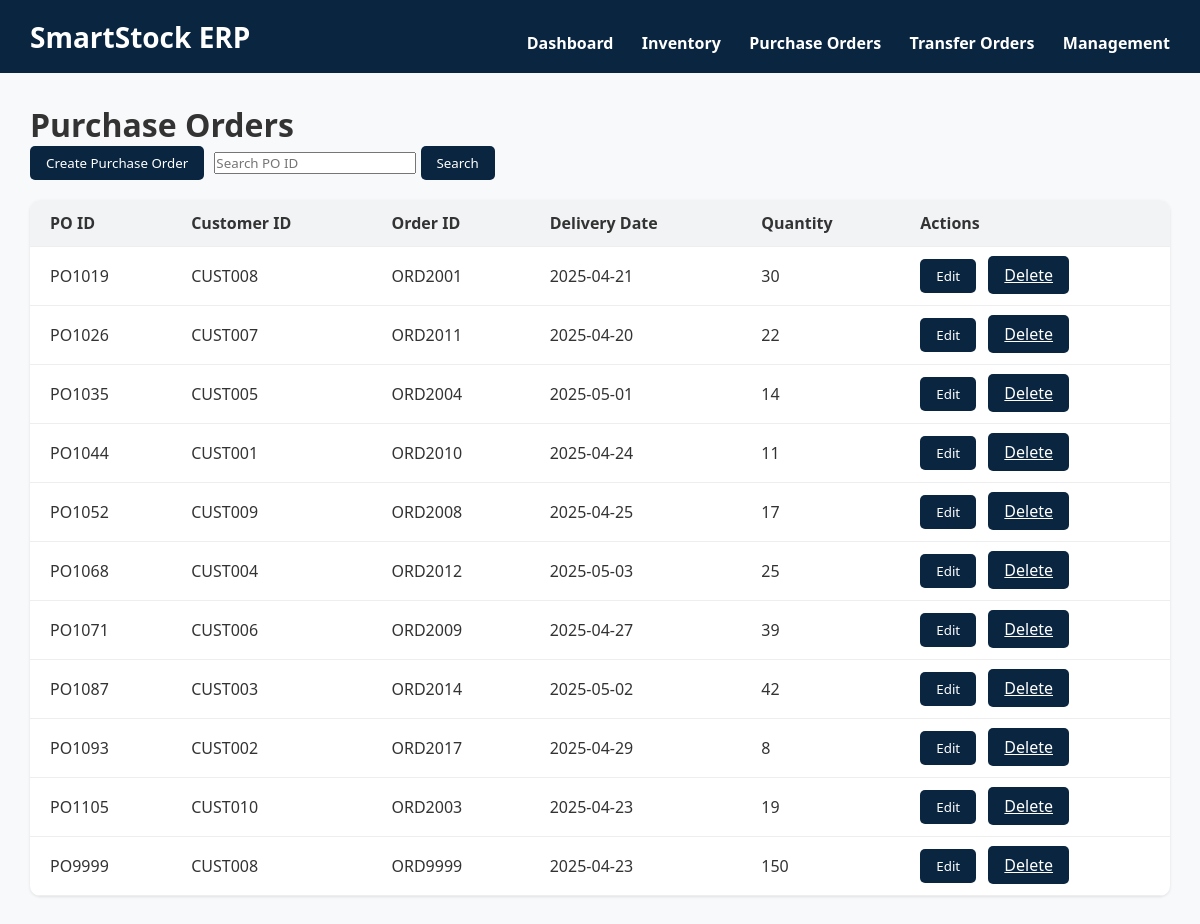
The page /purchaseorder.php on the database its author committed.
### tables this page shows
CREATE TABLE purchaseorders (
  POID varchar(10) NOT NULL,
  CustomerID varchar(10) DEFAULT NULL,
  OrderID varchar(10) DEFAULT NULL,
  DeliveryDate date DEFAULT NULL,
  Quantity int(11) DEFAULT NULL,
  PRIMARY KEY (POID),
  KEY CustomerID (CustomerID),
  CONSTRAINT purchaseorders_ibfk_1 FOREIGN KEY (CustomerID) REFERENCES customer (CustomerID) ON DELETE SET NULL
);

### purchaseorder.php (the view, shortened to what this page needs)
<?php
$conn = new mysqli("localhost", "root", "", "smartstock");
?>
<!DOCTYPE html>
<html lang="en">
<head>
    <link rel="stylesheet" href="style.css" />
</head>
<body>
    <header class="topbar">
        <div class="titletext"><strong>SmartStock ERP</strong></div>
        <nav class="topnav">
            <a href="index.php">Dashboard</a>
            <a href="inventory.php">Inventory</a>
            <a href="purchaseorder.php">Purchase Orders</a>
            <a href="transferorder.php">Transfer Orders</a>
            <a href="management.php">Management</a>
        </nav>
    </header>
    <div class="dashboard">
        <h1>Purchase Orders</h1>
        <div class="actions">
            <button class="btn" onclick="showCreateForm()">Create Purchase Order</button>
            <form method="GET">
                <input type="text" id="searchInput" name="search" placeholder="Search PO ID" value="<?= isset($_GET['search']) ? htmlspecialchars($_GET['search']) : '' ?>" />
                <button class="btn" type="Submit">Search</button>
            </form>
        </div>
        <table>
            <thead>
                <tr>
                    <th>PO ID</th>
                    <th>Customer ID</th>
                    <th>Order ID</th>
                    <th>Delivery Date</th>
                    <th>Quantity</th>
                    <th>Actions</th>
                </tr>
            </thead>
            <tbody id="poTable">
                <?php
                $search = isset($_GET['search']) ? $_GET['search'] : '';
                if (!empty($search)) {
                    $stmt = $conn->prepare("SELECT * FROM PurchaseOrders WHERE POID LIKE ?");
                    $likeSearch = "%$search%";
                    $stmt->bind_param("s", $likeSearch);
                    $stmt->execute();
                    $result = $stmt->get_result();
                }
                else
                    $result = $conn->query("SELECT * FROM PurchaseOrders");
                while ($row = $result->fetch_assoc()): ?>
                    <tr>
                        <td><?= htmlspecialchars($row["POID"]) ?></td>
                        <td><?= htmlspecialchars($row["CustomerID"]) ?></td>
                        <td><?= htmlspecialchars($row["OrderID"]) ?></td>
                        <td><?= htmlspecialchars($row["DeliveryDate"]) ?></td>
                        <td><?= htmlspecialchars($row["Quantity"]) ?></td>
                        <td class="actions-row">
                            <button class="btn"
                                onclick="showEditForm(
                                '<?= htmlspecialchars($row['POID']) ?>',
                                '<?= htmlspecialchars($row['CustomerID']) ?>',
                                '<?= htmlspecialchars($row['OrderID']) ?>',
                                '<?= htmlspecialchars($row['DeliveryDate']) ?>',
                                '<?= htmlspecialchars($row['Quantity']) ?>'
                                )">Edit</button>
                            <a class="btn btn-danger" href="purchaseorder.php?delete=<?= urlencode($row['POID']) ?>"
                                onclick="return confirm('Are you sure you want to delete this Purchase Order?')">Delete</a>
                        </td>
                    </tr>
                <?php endwhile; ?>
            </tbody>
        </table>
    </div>
</body>
</html>

### style.css (style rules this page uses)
* { margin: 0; padding: 0; box-sizing: border-box; font-family: 'Segoe UI', sans-serif; }
body { background-color: #f8f9fb; color: #333; }
.titletext { font-size: 21pt; }
.topbar { background-color: #0a2540; font-size: 24pt; font-weight: bold; padding: 15px 30px; color: white; display: flex; align-items: center; justify-content: space-between; }
.topnav a { color: white; text-decoration: none; margin-left: 20px; font-size: 12pt; }
.dashboard { padding: 30px; }
table { width: 100%; border-collapse: collapse; background: white; border-radius: 10px; overflow: hidden; box-shadow: 0 1px 3px rgb(0,0,0,0.1); }
th, td { padding: 12px 20px; text-align: left; border-bottom: 1px solid #eee; }
th { background-color: #f1f3f5; color: #333; }
.actions { margin-bottom: 20px; display: flex; gap: 10px; }
.btn { background-color: #0a2540; color: white; padding: 8px 16px; border: none; border-radius: 5px; cursor: pointer; }
.actions-row button { margin-right: 8px; }

### rows shown on the page
purchaseorders: POID "PO1019", CustomerID "CUST008", OrderID "ORD2001", DeliveryDate "2025-04-21", Quantity "30"
purchaseorders: POID "PO1026", CustomerID "CUST007", OrderID "ORD2011", DeliveryDate "2025-04-20", Quantity "22"
purchaseorders: POID "PO1035", CustomerID "CUST005", OrderID "ORD2004", DeliveryDate "2025-05-01", Quantity "14"
purchaseorders: POID "PO1044", CustomerID "CUST001", OrderID "ORD2010", DeliveryDate "2025-04-24", Quantity "11"
purchaseorders: POID "PO1052", CustomerID "CUST009", OrderID "ORD2008", DeliveryDate "2025-04-25", Quantity "17"
purchaseorders: POID "PO1068", CustomerID "CUST004", OrderID "ORD2012", DeliveryDate "2025-05-03", Quantity "25"
purchaseorders: POID "PO1071", CustomerID "CUST006", OrderID "ORD2009", DeliveryDate "2025-04-27", Quantity "39"
purchaseorders: POID "PO1087", CustomerID "CUST003", OrderID "ORD2014", DeliveryDate "2025-05-02", Quantity "42"
purchaseorders: POID "PO1093", CustomerID "CUST002", OrderID "ORD2017", DeliveryDate "2025-04-29", Quantity "8"
purchaseorders: POID "PO1105", CustomerID "CUST010", OrderID "ORD2003", DeliveryDate "2025-04-23", Quantity "19"
purchaseorders: POID "PO9999", CustomerID "CUST008", OrderID "ORD9999", DeliveryDate "2025-04-23", Quantity "150"
